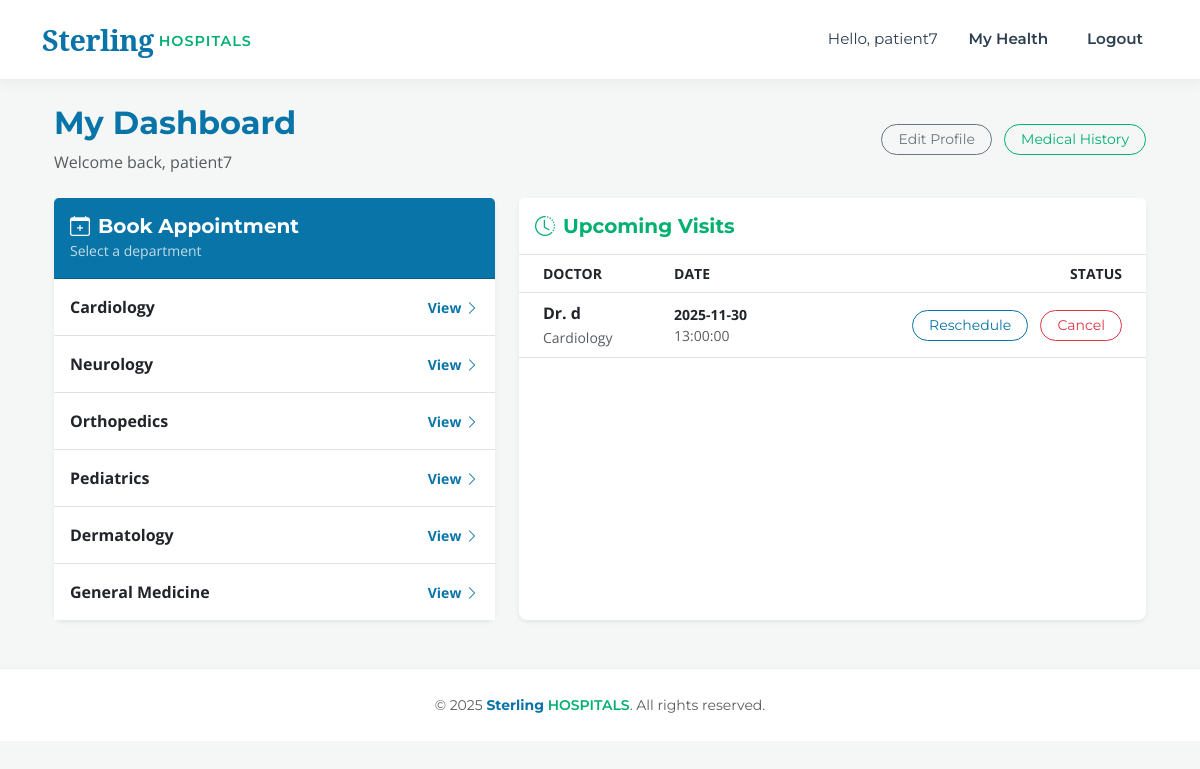
Page /patient_dashboard (signed in) on the earlier database version.
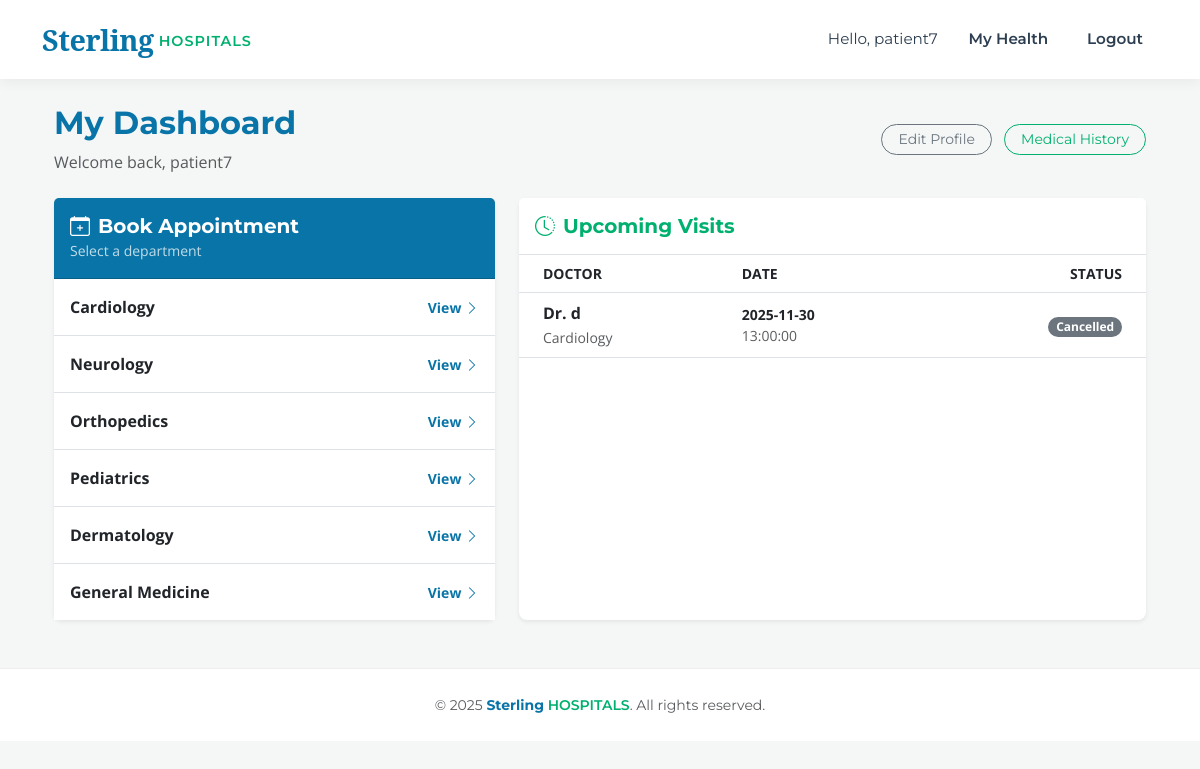
Same page on the later database version.
### models.py (models this page shows)
class User(db.Model, UserMixin):
    __tablename__ = 'users'
    id = db.Column(db.Integer, primary_key=True)
    username = db.Column(db.String(100), unique=True, nullable=False)
    email = db.Column(db.String(120), unique=True, nullable=False)
    password = db.Column(db.String(200), nullable=False)
    role = db.Column(db.String(20), nullable=False)  # admin, doctor, patient
    phone_number = db.Column(db.String(15), nullable=True)
    is_active_user = db.Column(db.Boolean, default=True)
    department_id = db.Column(db.Integer, db.ForeignKey('departments.id'), nullable=True)
    doctor_appointments = db.relationship('Appointment', foreign_keys='Appointment.doctor_id', backref='doctor_ref', lazy=True)
    patient_appointments = db.relationship('Appointment', foreign_keys='Appointment.patient_id', backref='patient_ref', lazy=True)

class Department(db.Model):
    __tablename__ = 'departments'
    id = db.Column(db.Integer, primary_key=True)
    name = db.Column(db.String(100), unique=True, nullable=False)
    description = db.Column(db.Text, nullable=True)
    doctors = db.relationship('User', backref='department', lazy=True)

class Appointment(db.Model):
    __tablename__ = 'appointments'
    id = db.Column(db.Integer, primary_key=True)
    patient_id = db.Column(db.Integer, db.ForeignKey('users.id'), nullable=False)
    doctor_id = db.Column(db.Integer, db.ForeignKey('users.id'), nullable=False)
    appointment_date = db.Column(db.Date, nullable=False)
    appointment_time = db.Column(db.Time, nullable=False)
    status = db.Column(db.String(20), default='Pending')
    treatment = db.relationship('Treatment', backref='appointment', uselist=False, lazy=True)
    created_at = db.Column(db.DateTime, default=datetime.utcnow)

### app.py (the view)
@app.route('/patient_dashboard')
@login_required
def patient_dashboard():
    if current_user.role != 'patient': return redirect(url_for('index'))
    my_appts = Appointment.query.filter_by(patient_id=current_user.id).all()
    return render_template('patient_dashboard.html', departments=Department.query.all(), appointments=my_appts)

### app.py (called while the page is built)
@login_manager.user_loader
def load_user(user_id):
    return db.session.get(User, int(user_id))

### templates/patient_dashboard.html
{% extends "base.html" %}
{% block content %}
<div class="container mt-4">
    <div class="d-flex justify-content-between align-items-center mb-4">
        <div>
            <h2 class="text-primary fw-bold">My Dashboard</h2>
            <p class="text-muted mb-0">Welcome back, {{ current_user.username }}</p>
        </div>
        <div>
            <a href="{{ url_for('edit_user', user_id=current_user.id) }}" class="btn btn-outline-secondary btn-sm rounded-pill px-3">
                Edit Profile
            </a>
            <a href="{{ url_for('patient_history', patient_id=current_user.id) }}" class="btn btn-outline-success btn-sm rounded-pill px-3 ms-2">
                Medical History
            </a>
        </div>
    </div>
    <div class="row g-4">
        <div class="col-md-5">
            <div class="card h-100 shadow-sm border-0">
                <div class="card-header bg-primary text-white py-3">
                    <h5 class="fw-bold mb-0"><i class="bi bi-calendar-plus me-2"></i>Book Appointment</h5>
                    <small class="opacity-75">Select a department</small>
                </div>
                <div class="card-body p-0">
                    <div class="list-group list-group-flush">
                        {% for dept in departments %}
                        <a href="{{ url_for('department_details', department_id=dept.id) }}" class="list-group-item list-group-item-action p-3 d-flex justify-content-between align-items-center">
                            <span class="fw-bold text-dark">{{ dept.name }}</span>
                            <span class="text-primary small fw-bold">View <i class="bi bi-chevron-right"></i></span>
                        </a>
                        {% else %}
                        <div class="p-4 text-center text-muted">
                            No departments available.
                        </div>
                        {% endfor %}
                    </div>
                </div>
            </div>
        </div>
        <div class="col-md-7">
            <div class="card h-100 shadow-sm border-0">
                <div class="card-header bg-white py-3 border-bottom">
                    <h5 class="fw-bold text-success mb-0"><i class="bi bi-clock-history me-2"></i>Upcoming Visits</h5>
                </div>
                <div class="card-body p-0">
                    <div class="table-responsive">
                        <table class="table table-hover align-middle mb-0">
                            <thead class="bg-light text-muted small text-uppercase">
                                <tr>
                                    <th class="ps-4">Doctor</th>
                                    <th>Date</th>
                                    <th class="text-end pe-4">Status</th>
                                </tr>
                            </thead>
                            <tbody>
                                {% for appt in appointments %}
                                <tr>
                                    <td class="ps-4">
                                        <div class="fw-bold text-dark">Dr. {{ appt.doctor_ref.username }}</div>
                                        <small class="text-muted">{{ appt.doctor_ref.department.name }}</small>
                                    </td>
                                    <td>
                                        <div class="small fw-bold">{{ appt.appointment_date }}</div>
                                        <div class="small text-muted">{{ appt.appointment_time }}</div>
                                    </td>
                                    <td class="text-end pe-4">
                                        {% if appt.status == 'Scheduled' %}
                                            <a href="{{ url_for('reschedule_appointment', appointment_id=appt.id) }}"
                                               class="btn btn-sm btn-outline-primary rounded-pill px-3 me-2">
                                                Reschedule
                                            </a>
                                            <a href="{{ url_for('cancel_appointment', appointment_id=appt.id) }}"
                                               class="btn btn-sm btn-outline-danger rounded-pill px-3"
                                               onclick="return confirm('Are you sure you want to cancel this appointment?')">
                                                Cancel
                                            </a>
                                        {% else %}
                                            <span class="badge bg-secondary rounded-pill">{{ appt.status }}</span>
                                        {% endif %}
                                    </td>
                                </tr>
                                {% else %}
                                <tr>
                                    <td colspan="3" class="text-center py-5 text-muted">
                                        No upcoming appointments.
                                    </td>
                                </tr>
                                {% endfor %}
                            </tbody>
                        </table>
                    </div>
                </div>
            </div>
        </div>
    </div>
</div>
{% endblock %}

### templates/base.html (shortened to what this page needs)
<!DOCTYPE html>
<html lang="en">
<head>
    <link href="https://cdn.jsdelivr.net/npm/bootstrap@5.3.0/dist/css/bootstrap.min.css" rel="stylesheet">
    <link rel="stylesheet" href="https://cdn.jsdelivr.net/npm/bootstrap-icons@1.11.1/font/bootstrap-icons.css">
    <link rel="stylesheet" href="{{ url_for('static', filename='css/style.css') }}">
</head>
<body>
    <nav class="navbar navbar-expand-lg navbar-light fixed-top">
        <div class="container">
            <a class="navbar-brand" href="{{ url_for('index') }}">
                <span class="brand-sterling">Sterling</span>
                <span class="brand-hospitals">HOSPITALS</span>
            </a>
            <div class="collapse navbar-collapse" id="navbarNav">
                <ul class="navbar-nav ms-auto align-items-center">
                    {% if current_user.is_authenticated %}
                        <li class="nav-item">
                            <span class="nav-link text-muted" style="font-weight: 400;">Hello, {{ current_user.username }}</span>
                        </li>
                        <li class="nav-item">
                            {% if current_user.role == 'admin' %}
                                <a class="nav-link" href="{{ url_for('admin_dashboard') }}">Admin Dashboard</a>
                            {% elif current_user.role == 'doctor' %}
                                <a class="nav-link" href="{{ url_for('doctor_dashboard') }}">Doctor Panel</a>
                            {% else %}
                                <a class="nav-link" href="{{ url_for('patient_dashboard') }}">My Health</a>
                            {% endif %}
                        </li>
                        <li class="nav-item">
                            <a class="nav-link btn btn-danger text-white btn-sm ms-3" style="border-radius: 4px; padding: 6px 15px;" href="{{ url_for('logout') }}">Logout</a>
                        </li>
                    {% endif %}
                </ul>
            </div>
        </div>
    </nav>
    <div style="height: 80px;"></div>
    <div class="container mt-4 mb-5">
        {% block content %}{% endblock %}
    </div>
    <footer class="text-center text-muted py-4 mt-auto">
        <div class="container">
            <small>&copy; 2025 <span style="color: var(--brand-blue); font-weight:700;">Sterling</span> <span style="color: var(--brand-green); font-weight:600;">HOSPITALS</span>. All rights reserved.</small>
        </div>
    </footer>
</body>
</html>

### static/css/style.css (style rules this page uses)
:root { --brand-blue: #0974A7; --brand-dark-blue: #015890; --brand-green: #00B06F; --brand-dark-green:#008f5a; --brand-dark: #2c3e50; --brand-warning: #FAD10A; --brand-bg-soft: #f4f7f6; --font-primary: "Montserrat", sans-serif; --font-serif: "Noto Serif", serif; --font-text: "Open Sans", sans-serif; }
body { font-family: var(--font-text); background-color: var(--brand-bg-soft); color: #333; }
h1, h2, h3, h4, h5, h6, .btn, .navbar-brand, .nav-link, footer { font-family: var(--font-primary); }
.navbar { background-color: white !important; box-shadow: 0 4px 12px rgba(0,0,0,0.05); padding: 0.8rem 0; }
.navbar-brand { display: flex; align-items: center; text-decoration: none; }
.brand-sterling { font-family: var(--font-serif); color: var(--brand-blue); font-weight: 700; font-size: 1.8rem; letter-spacing: -0.5px; }
.brand-hospitals { font-family: var(--font-primary); color: var(--brand-green); font-weight: 600; font-size: 0.9rem; text-transform: uppercase; letter-spacing: 1px; margin-left: 5px; padding-top: 5px; }
.nav-link { color: var(--brand-dark) !important; font-weight: 600; font-size: 0.95rem; margin-left: 15px; transition: color 0.3s ease; }
.text-primary { color: var(--brand-blue) !important; }
.bg-primary { background-color: var(--brand-blue) !important; color: white !important; }
.text-success { color: var(--brand-green) !important; }
.btn-outline-success { color: var(--brand-green); border-color: var(--brand-green); }
.card { border: none; border-radius: 8px; box-shadow: 0 4px 6px rgba(0,0,0,0.05); }
footer { background-color: white; border-top: 1px solid #eee; }

Differences in the rows shown:
changed Appointment "Cardiology": status (not shown) → "Cancelled"; no longer shows "Reschedule Cancel"
